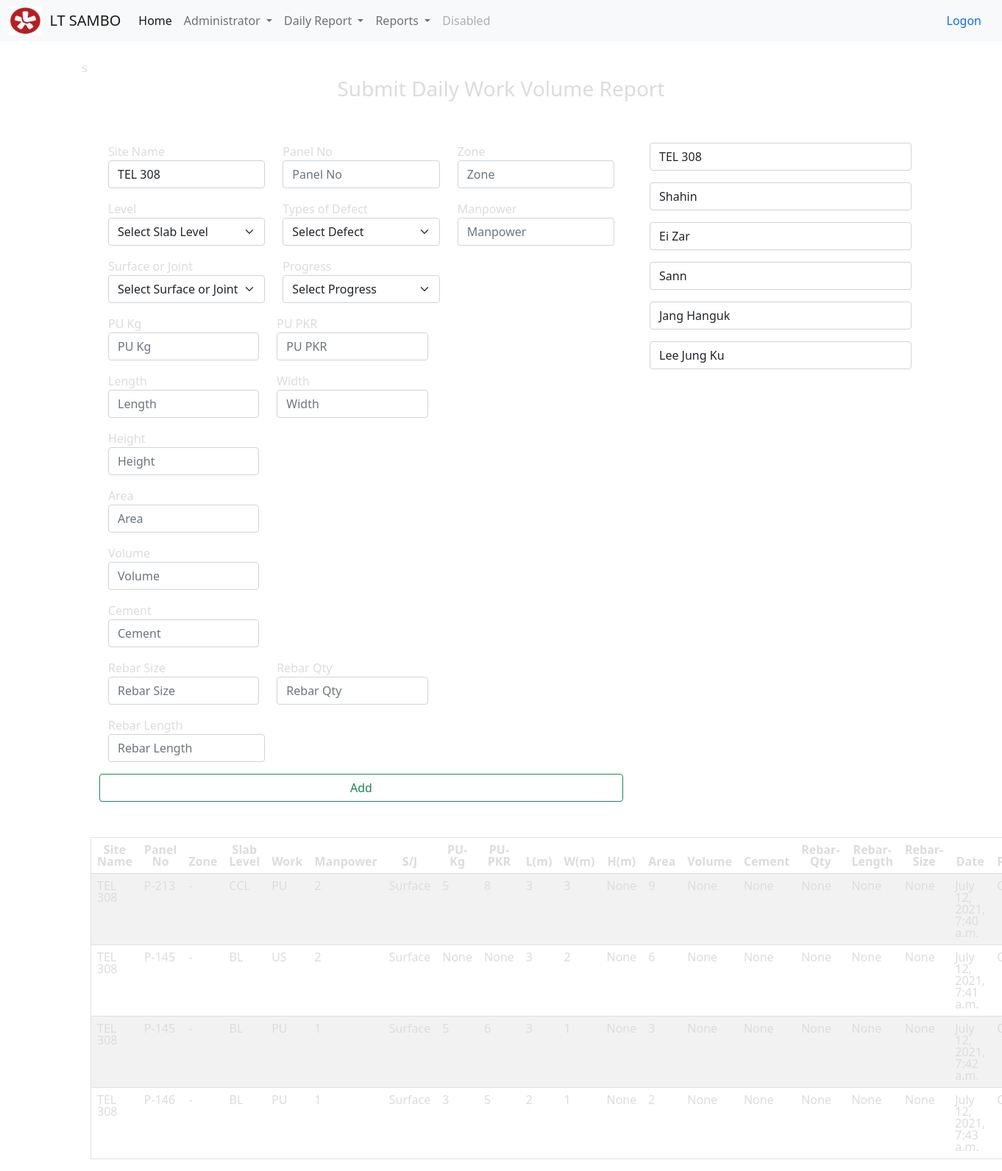
Page /daily_wv_submission/wv_daily_submission/1 on the committed database.
### todo_list/models.py (models this page shows, shortened)
class WV_Main(models.Model):
    CD_Site = models.CharField(max_length=200)
    TX_Site_Supervisor = models.CharField(max_length=200)
    TX_Site_In_charge_Design = models.CharField(max_length=200)
    TX_Site_In_charge_QS = models.CharField(max_length=200)
    TX_Site_Manager = models.CharField(max_length=200)
    TX_Construction_Manager = models.CharField(max_length=200)
    created_date = models.DateTimeField(auto_now_add=True)
    modified_date = models.DateTimeField(auto_now=True)
    Is_Active = models.BooleanField(default=True)

class WV_Daily_Report_Details(models.Model):
    ID_WV_Main = models.CharField(max_length=200)
    TX_Panel_No = models.CharField(max_length=200)
    TX_Zone = models.CharField(max_length=200, null=True, blank=True)
    CD_Slab_Level = models.CharField(max_length=200)
    CD_Work = models.CharField(max_length=200)
    TX_Man_Power_Work = models.CharField(max_length=200)
    TX_Sur_Joint = models.CharField(max_length=200)
    PU_Kg= models.CharField(max_length=200, null=True, blank=True)
    PU_PKR = models.CharField(max_length=200, null=True, blank=True)
    Volume_L = models.CharField(max_length=200, null=True, blank=True)
    Volume_W = models.CharField(max_length=200, null=True, blank=True)
    Volume_H = models.CharField(max_length=200, null=True, blank=True)
    Volume = models.CharField(max_length=200, null=True, blank=True)
    AREA = models.CharField(max_length=200, null=True, blank=True)
    Progress = models.CharField(max_length=200)
    Cement = models.CharField(max_length=200, null=True, blank=True)
    Rebar_Qty = models.CharField(max_length=200, null=True, blank=True)
    Rebar_Length = models.CharField(max_length=200, null=True, blank=True)
    Rebar_Size = models.CharField(max_length=200, null=True, blank=True)
    created_date = models.DateTimeField(auto_now_add=True)
    modified_date = models.DateTimeField(auto_now=True)
    Is_Active = models.BooleanField(default=True)

### todo_list/views.py (the view)
# urls.py: path('daily_wv_submission/wv_daily_submission/<site_id>',views.daily_wv_submission, name='wv_daily_submission'),
def daily_wv_submission(request, site_id):
    if request.method == 'POST':
        form = WVDailyReportDetailsForm(request.POST or None)
        if form.is_valid():
            form.save()
        wv_main_item = WV_Main.objects.get(pk=site_id)
        Daily_report_Details_item = WV_Daily_Report_Details.objects.filter(ID_WV_Main=wv_main_item.CD_Site)
        work_volume_items = Work_Volume.objects.all
        slab_level_items = Slab_Level.objects.all
        messages.success(request, ('Item has been added to the list!'))
        return render(request, 'submission/submit_daily_workvolume.html',
                      {'Daily_report_Details_items': Daily_report_Details_item,
                       'wv_main_item': wv_main_item,
                       'work_volume_items': work_volume_items,
                       'slab_level_items': slab_level_items})
    else:
        wv_main_item = WV_Main.objects.get(pk=site_id)
        work_volume_items = Work_Volume.objects.all
        slab_level_items = Slab_Level.objects.all #filter(ID_WV_Main="TEL 308").order_by('id').first()
        Daily_report_Details_items = WV_Daily_Report_Details.objects.filter(ID_WV_Main=wv_main_item.CD_Site)
        return render(request, 'submission/submit_daily_workvolume.html',
                      {'Daily_report_Details_items': Daily_report_Details_items,
                       'wv_main_item': wv_main_item,
                       'work_volume_items': work_volume_items,
                       'slab_level_items': slab_level_items})

### todo_list/templates/submission/submit_daily_workvolume.html (shortened to what this page needs)
{% extends 'base.html' %}
{% block content %}
<!DOCTYPE html>
<html lang="en">
<head>
    s
</head>
<body>
    <div class="container">
        <H3><center>Submit Daily Work Volume Report</center> </H3>
      <br><br>
        <div class="row">
          <div class="d-flex col-md-8">
              <div class="container">
                    <form class="d-flex" method="post">
                        <div class="row">
                        <div class="col-md-4 mb-3">
                          <label>Site Name</label>
                            <input type="text" class="form-control" placeholder="" id="main" name="ID_WV_Main" value="{{ wv_main_item.CD_Site }}" required>
                        </div>
                        <div class="col-md-4 mb-3">
                          <label>Panel No</label>
                          <input type="text" class="form-control" placeholder="Panel No" name="TX_Panel_No" required>
                        </div>
                        <div class="col-md-4 mb-3">
                          <label>Zone</label>
                          <input type="text" class="form-control" placeholder="Zone" name="TX_Zone" required>
                        </div>
                        <div class="col-md-4 mb-3">
                      <label>Level</label>
                        <div class="col-sm-12">
                         <select class="form-select" name="CD_Slab_Level" aria-label="Default select example" id="" required>
                            <option selected>Select Slab Level</option>
                        </select>
                    </div>
                    </div>
                    <div class="col-md-4 mb-3">
                        <label>Types of Defect</label><br>
                        <div class="form-group row">
                <div class="col-sm-12">
                         <select id="purpose" class="form-select" name="CD_Work" aria-label="Default select example" required>
                            <option selected>Select Defect</option>
                        </select>
                    </div>
                </div>
                    </div>
                <div class="col-md-4 mb-3">
                      <label>Manpower</label>
                      <input type="text" class="form-control" placeholder="Manpower" name="TX_Man_Power_Work" required>
                    </div>
                <div class="col-md-4 mb-3">
                      <label>Surface or Joint</label>
                      <div class="col-sm-12">
                         <select class="form-select" name="TX_Sur_Joint" aria-label="Default select example" required>
                            <option selected>Select Surface or Joint</option>
                        </select>
                    </div>
                    </div>
                <div class="col-md-4 mb-3">
                      <label>Progress</label>
                        <div class="col-sm-12">
                         <select class="form-select" name="Progress" aria-label="Default select example" required>
                            <option selected>Select Progress</option>
                        </select>
                        </div>
                    </div>
                <div class="row" id="pu">
                <div class="col-md-4 mb-3" >
                      <label>PU Kg</label>
                      <input type="text" class="form-control" placeholder="PU Kg" name="PU_Kg">
                    </div>
                <div class="col-md-4 mb-3">
                      <label>PU PKR</label>
                      <input type="text" class="form-control" placeholder="PU PKR" name="PU_PKR">
                    </div>
                </div>
                <div class="row" id="lw">
                <div class="col-md-4 mb-3">
                      <label>Length</label>
                      <input type="text" class="form-control" placeholder="Length" name="Volume_L" id="v_Length">
                    </div>
                <div class="col-md-4 mb-3">
                      <label>Width</label>
                      <input type="text" class="form-control" placeholder="Width" name="Volume_W" id="v_Width">
                    </div>
                </div>
                <div class="row" id="H">
                    <div class="col-md-4 mb-3">
                      <label>Height</label>
                      <input type="text" class="form-control" placeholder="Height" name="Volume_H" id="v_Height">
                    </div>
                </div>
                 <div class="row" id="A">
                    <div class="col-md-4 mb-3">
                      <label>Area</label>
                      <input type="text" class="form-control" placeholder="Area" name="AREA" id="v_Area">
                    </div>
                  </div>
                <div class="row" id="V">
                    <div class="col-md-4 mb-3">
                      <label>Volume</label>
                      <input type="text" class="form-control" placeholder="Volume" name="Volume" id="v_Volume">
                    </div>
                </div>
                <div class="row" id="Ce">
                    <div class="col-md-4 mb-3">
                      <label>Cement</label>
                      <input type="text" class="form-control" placeholder="Cement" name="Cement" >
                    </div>
                </div>
                <div class="row" id="RSQ">
                     <div class="col-md-4 mb-3">
                      <label>Rebar Size</label>
                      <input type="text" class="form-control" placeholder="Rebar Size" name="Rebar_Size" >
                    </div>
                    <div class="col-md-4 mb-3">
                      <label>Rebar Qty</label>
                      <input type="text" class="form-control" placeholder="Rebar Qty" name="Rebar_Qty" >
                    </div>
                </div>
                    <div class="col-md-4 mb-3" id="RL">
                      <label>Rebar Length</label>
                      <input type="text" class="form-control" placeholder="Rebar Length" name="Rebar_Length" id="R-L">
                    </div>
                    <button class="btn btn-outline-success" type="submit">Add</button>
                </div>
            </form>
      </div>
    </div>
            <div class="col-md-4">
            <div class="form-inline my-2 my-lg-0">
              <p class="form-control mr-sm-2 card-text form-control" name="ID_WV_Main">{{ wv_main_item.CD_Site }}</p>
              <p class="form-control mr-sm-2 card-text form-control" name="TX_Site_Supervisor">{{ wv_main_item.TX_Site_Supervisor }}</p>
              <p class="form-control mr-sm-2 card-text form-control" name="TX_Site_In_charge_Design">{{ wv_main_item.TX_Site_In_charge_Design }}</p>
              <p class="form-control mr-sm-2 card-text form-control" name="TX_Site_In_charge_QS">{{ wv_main_item.TX_Site_In_charge_QS }}</p>
              <p class="form-control mr-sm-2 card-text form-control" name="TX_Site_Manager">{{ wv_main_item.TX_Site_Manager }}</p><p class="form-control mr-sm-2 card-text form-control" name="CD_Site">{{ wv_main_item.TX_Construction_Manager }}</p>
            </div>
        </div>
    </div>
           <br>
              <br>
              {% if Daily_report_Details_items %}
                <table class="table table-striped secondary border" style="Color:#dcdcdc; line-height:1;">
                   <thead>
                   <tr>
                   <th><center>Site Name</center></th>
                   <th class="text-center"><center>Panel No</center></th>
                   <th class="text-center"><center>Zone</center></th>
                   <th class="text-center"><center>Slab Level</center></th>
                   <th class="text-center"><center>Work</center></th>
                   <th class="text-center"><center>Manpower</center></th>
                   <th class="text-center"><center>S/J</center></th>
                   <th class="text-center"><center>PU-Kg</center></th>
                   <th class="text-center"><center>PU-PKR</center></th>
                   <th class="text-center"><center>L(m)</center></th>
                   <th class="text-center"><center>W(m)</center></th>
                   <th class="text-center"><center>H(m)</center></th>
                   <th class="text-center"><center>Area</center></th>
                   <th class="text-center"><center>Volume</center></th>
                   <th class="text-center"><center>Cement</center></th>
                   <th class="text-center"><center>Rebar-Qty</center></th>
                   <th class="text-center"><center>Rebar-Length</center></th>
                   <th class="text-center"><center>Rebar-Size</center></th>
                   <th class="text-center"><center>Date</center></th>
                   <th class="text-center"><center>Progress</center></th>
                   </tr>
                   </thead>
                  {% for things in Daily_report_Details_items %}
                    <tr style="Color:#dcdcdc;">
                    <td>{{ things.ID_WV_Main }}</td>
                    <td>{{ things.TX_Panel_No }}</td>
                    <td>{{ things.TX_Zone }}</td>
                    <td>{{ things.CD_Slab_Level }}</td>
                    <td>{{ things.CD_Work }}</td>
                    <td>{{ things.TX_Man_Power_Work }}</td>
                    <td>{{ things.TX_Sur_Joint }}</td>
                    <td>{{ things.PU_Kg }}</td>
                    <td>{{ things.PU_PKR }}</td>
                    <td>{{ things.Volume_L }}</td>
                    <td>{{ things.Volume_W }}</td>
                    <td>{{ things.Volume_H }}</td>
                    <td>{{ things.AREA }}</td>
                    <td>{{ things.Volume }}</td>
                    <td>{{ things.Cement }}</td>
                    <td>{{ things.Rebar_Qty }}</td>
                    <td>{{ things.Rebar_Length }}</td>
                    <td>{{ things.Rebar_Size }}</td>
                    <td>{{ things.created_date }}</td>
                    <td>{{ things.Progress }}</td>
                    </tr>
                    {% endfor %}
                </table>
                {% endif %}
        </div>
        </div>
</body>
</html>
{% endblock %}

### rows in the picture
WV_Main: ID_WV_Main "TEL 308", CD_Site "TEL 308", TX_Site_Supervisor "Shahin", TX_Site_In_charge_Design "Ei Zar", TX_Site_In_charge_QS "Sann", TX_Site_Manager "Jang Hanguk", TX_Construction_Manager "Lee Jung Ku"
WV_Daily_Report_Details: ID_WV_Main "TEL 308", TX_Panel_No "P-213", TX_Zone "-", CD_Slab_Level "CCL", CD_Work "PU", TX_Man_Power_Work "2", TX_Sur_Joint "Surface", PU_Kg "5", PU_PKR "8", Volume_L "3", Volume_W "3", Volume_H "None", AREA "9", Volume "None", Cement "None", Rebar_Qty "None", Rebar_Length "None", Rebar_Size "None", created_date "July 12, 2021, 7:40 a.m."
WV_Daily_Report_Details: ID_WV_Main "TEL 308", TX_Panel_No "P-145", TX_Zone "-", CD_Slab_Level "BL", CD_Work "US", TX_Man_Power_Work "2", TX_Sur_Joint "Surface", PU_Kg "None", PU_PKR "None", Volume_L "3", Volume_W "2", Volume_H "None", AREA "6", Volume "None", Cement "None", Rebar_Qty "None", Rebar_Length "None", Rebar_Size "None", created_date "July 12, 2021, 7:41 a.m."
WV_Daily_Report_Details: ID_WV_Main "TEL 308", TX_Panel_No "P-145", TX_Zone "-", CD_Slab_Level "BL", CD_Work "PU", TX_Man_Power_Work "1", TX_Sur_Joint "Surface", PU_Kg "5", PU_PKR "6", Volume_L "3", Volume_W "1", Volume_H "None", AREA "3", Volume "None", Cement "None", Rebar_Qty "None", Rebar_Length "None", Rebar_Size "None", created_date "July 12, 2021, 7:42 a.m."
WV_Daily_Report_Details: ID_WV_Main "TEL 308", TX_Panel_No "P-146", TX_Zone "-", CD_Slab_Level "BL", CD_Work "PU", TX_Man_Power_Work "1", TX_Sur_Joint "Surface", PU_Kg "3", PU_PKR "5", Volume_L "2", Volume_W "1", Volume_H "None", AREA "2", Volume "None", Cement "None", Rebar_Qty "None", Rebar_Length "None", Rebar_Size "None", created_date "July 12, 2021, 7:43 a.m."
